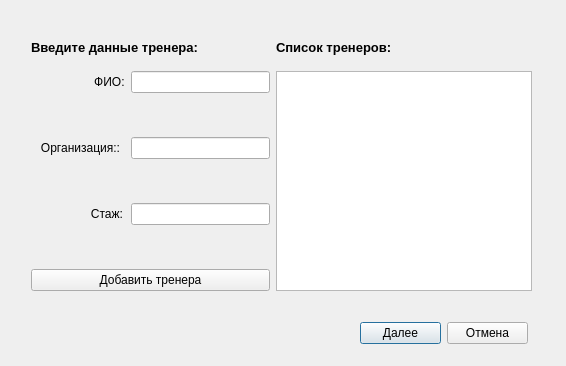
<?xml version="1.0" encoding="UTF-8"?>
<ui version="4.0">
 <class>xxxAddTrener</class>
 <widget class="QDialog" name="xxxAddTrener">
  <property name="geometry">
   <rect>
    <x>0</x>
    <y>0</y>
    <width>566</width>
    <height>366</height>
   </rect>
  </property>
  <property name="windowTitle">
   <string>Dialog</string>
  </property>
  <widget class="QWidget" name="layoutWidget">
   <property name="geometry">
    <rect>
     <x>360</x>
     <y>320</y>
     <width>168</width>
     <height>26</height>
    </rect>
   </property>
   <layout class="QHBoxLayout" name="horizontalLayout">
    <item>
     <widget class="QPushButton" name="Next">
      <property name="text">
       <string>Далее</string>
      </property>
     </widget>
    </item>
    <item>
     <widget class="QPushButton" name="Cancel">
      <property name="text">
       <string>Отмена</string>
      </property>
     </widget>
    </item>
   </layout>
  </widget>
  <widget class="QWidget" name="">
   <property name="geometry">
    <rect>
     <x>31</x>
     <y>30</y>
     <width>501</width>
     <height>261</height>
    </rect>
   </property>
   <layout class="QHBoxLayout" name="horizontalLayout_2">
    <item>
     <layout class="QVBoxLayout" name="verticalLayout_2">
      <item>
       <widget class="QLabel" name="label_4">
        <property name="enabled">
         <bool>true</bool>
        </property>
        <property name="minimumSize">
         <size>
          <width>0</width>
          <height>35</height>
         </size>
        </property>
        <property name="sizeIncrement">
         <size>
          <width>0</width>
          <height>0</height>
         </size>
        </property>
        <property name="text">
         <string>&lt;html&gt;&lt;head/&gt;&lt;body&gt;&lt;p&gt;&lt;span style=&quot; font-size:10pt; font-weight:700;&quot;&gt;Введите данные тренера:&lt;/span&gt;&lt;/p&gt;&lt;/body&gt;&lt;/html&gt;</string>
        </property>
       </widget>
      </item>
      <item>
       <layout class="QVBoxLayout" name="verticalLayout">
        <item>
         <layout class="QFormLayout" name="formLayout">
          <item row="0" column="0">
           <widget class="QLabel" name="label">
            <property name="text">
             <string>                   ФИО:</string>
            </property>
           </widget>
          </item>
          <item row="0" column="1">
           <widget class="QLineEdit" name="lineEdit">
            <property name="text">
             <string/>
            </property>
           </widget>
          </item>
          <item row="1" column="1">
           <spacer name="verticalSpacer">
            <property name="orientation">
             <enum>Qt::Vertical</enum>
            </property>
            <property name="sizeHint" stdset="0">
             <size>
              <width>20</width>
              <height>40</height>
             </size>
            </property>
           </spacer>
          </item>
          <item row="2" column="0">
           <widget class="QLabel" name="label_2">
            <property name="text">
             <string>   Организация::</string>
            </property>
           </widget>
          </item>
          <item row="2" column="1">
           <widget class="QLineEdit" name="lineEdit_2"/>
          </item>
          <item row="3" column="1">
           <spacer name="verticalSpacer_2">
            <property name="orientation">
             <enum>Qt::Vertical</enum>
            </property>
            <property name="sizeHint" stdset="0">
             <size>
              <width>20</width>
              <height>40</height>
             </size>
            </property>
           </spacer>
          </item>
          <item row="4" column="0">
           <widget class="QLabel" name="label_3">
            <property name="text">
             <string>                  Стаж:</string>
            </property>
           </widget>
          </item>
          <item row="4" column="1">
           <widget class="QLineEdit" name="lineEdit_3"/>
          </item>
          <item row="5" column="1">
           <spacer name="verticalSpacer_3">
            <property name="orientation">
             <enum>Qt::Vertical</enum>
            </property>
            <property name="sizeHint" stdset="0">
             <size>
              <width>20</width>
              <height>40</height>
             </size>
            </property>
           </spacer>
          </item>
         </layout>
        </item>
        <item>
         <widget class="QPushButton" name="AddTrener">
          <property name="text">
           <string>Добавить тренера</string>
          </property>
         </widget>
        </item>
       </layout>
      </item>
     </layout>
    </item>
    <item>
     <layout class="QVBoxLayout" name="verticalLayout_3">
      <item>
       <widget class="QLabel" name="label_5">
        <property name="minimumSize">
         <size>
          <width>0</width>
          <height>35</height>
         </size>
        </property>
        <property name="text">
         <string>&lt;html&gt;&lt;head/&gt;&lt;body&gt;&lt;p&gt;&lt;span style=&quot; font-size:10pt; font-weight:700;&quot;&gt;Список тренеров:&lt;/span&gt;&lt;/p&gt;&lt;/body&gt;&lt;/html&gt;</string>
        </property>
       </widget>
      </item>
      <item>
       <widget class="QTableView" name="tableView"/>
      </item>
     </layout>
    </item>
   </layout>
  </widget>
 </widget>
 <resources/>
 <connections/>
</ui>
